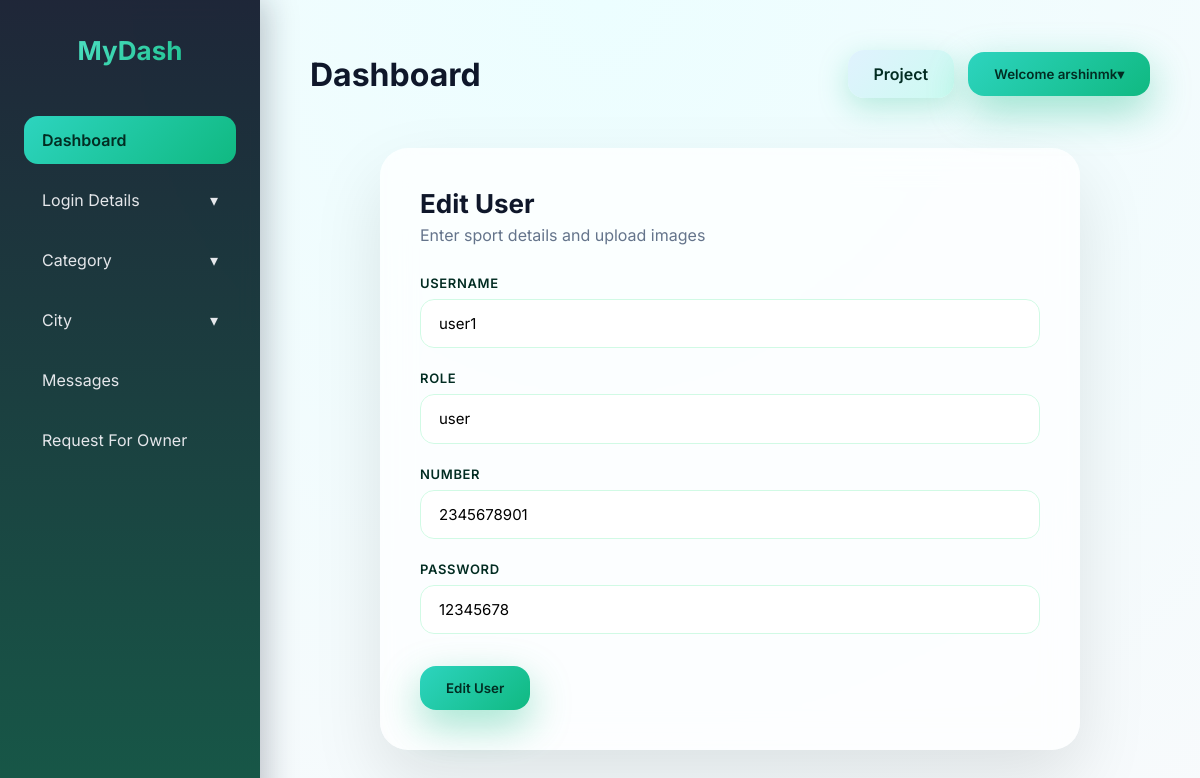
Page /AdminApp/edit_user/2/ (signed in) on the committed database.
### AdminApp/models.py (models this page shows)
class User(AbstractUser):
    ROLE_CHOICES = [
        ('user', 'User'),
        ('owner', 'Owner'),
        ('admin', 'Admin')
    ]
    phone_number = models.CharField(max_length=15,null=True,blank=True)
    role = models.CharField(max_length=10, choices=ROLE_CHOICES)

### AdminApp/decorators.py (the view)
    def wrapper(request, *args, **kwargs):
        if not request.user.is_authenticated:
            messages.error(request, "Please login as admin.")
            return redirect(admin_login)
        if request.user.role != "admin" and not request.user.is_superuser:
            messages.error(request, "You are not authorized to access admin panel.")
            return redirect("home")
        return view_func(request, *args, **kwargs)

### AdminApp/views.py (called while the page is built)
@admin_required
def edit_user(request,user_id):
    obj=User.objects.get(id=user_id)
    return render(request,"Edit_User.html",{"obj":obj})

### AdminApp/templates/Edit_User.html (shortened to what this page needs)
<!DOCTYPE html>
{% extends 'Dashboard.html' %}
{% block content %}
<html lang="en">
<head>
</head>
<body>
    <section class="form-section">
      <h2>Edit User</h2>
      <p class="subtitle">Enter sport details and upload images</p>
  <form class="sport-form" method="post" action="{% url 'update_user' ur_id=obj.id %}">
    <div class="form-group">
      <label>Username</label>
      <input
        type="text"
        name="username"
        value="{{obj.username}}"
        required
      />
    </div>
      <div class="form-group">
    <label>Role</label>
    <select name="role" required>
        <option value="">{{obj.role}}</option>
    </select>
    </div>
      <div class="form-group">
      <label>Number</label>
      <input
        type="text"
        name="number"
        value="{{obj.phone_number}}"
        required
      />
      </div>
      <div class="form-group">
      <label>Password</label>
      <input
        type="text"
        name="password"
        value="{{obj.password}}"
        required
      />
      </div>
    <button type="submit" class="btn">Edit User</button>
  </form>
</section>
</body>
</html>
{% endblock %}

### AdminApp/templates/Dashboard.html (shortened to what this page needs)
<!DOCTYPE html>
{% load static %}
<html lang="en">
<head>
  <link rel="stylesheet" href="{% static 'dash/css/style.css' %}">
</head>
<body>
  <div class="dashboard">
    <aside class="sidebar">
      <h2 class="logo">MyDash</h2>
      <nav>
        <ul class="menu">
          <a href="{% url 'dashboard' %}" ><li class="menu-item active">Dashboard</li></a>
          <li class="menu-item has-dropdown">
            <div class="dropdown-toggle">
              Login Details
              <span class="arrow">▾</span>
            </div>
          </li>
          <li class="menu-item has-dropdown">
            <div class="dropdown-toggle">
              Category
              <span class="arrow">▾</span>
            </div>
          </li>
          <li class="menu-item has-dropdown">
            <div class="dropdown-toggle">
              City
              <span class="arrow">▾</span>
            </div>
          </li>
          <li class="menu-item has-dropdown">
            <a href="{% url 'message_details' %}">
              <div class="dropdown-toggle">
              Messages
            </div>
            </a>
          </li>
          <li class="menu-item has-dropdown">
            <a href="{% url 'request_for_owner' %}">
              <div class="dropdown-toggle">
              Request For Owner
            </div>
            </a>
          </li>
        </ul>
      </nav>
    </aside>
    <main class="main">
<header class="header">
  <h1>Dashboard</h1>
  <div class="header-actions">
    <a href="{% url 'home' %}" class="btn btn-soft">Project</a>
    <div class="btn-dropdown">
      <button class="btn dropdown-btn">
        Welcome {{request.user.username}}<span class="arrow">▾</span>
      </button>
    </div>
  </div>
</header>
      {% block content %}{% endblock %}
</body>
</html>

### AdminApp/static/dash/css/style.css (style rules this page uses)
* { margin: 0; padding: 0; box-sizing: border-box; font-family: "Inter", system-ui, sans-serif; }
body { background: radial-gradient(circle at top, #ecfeff, #f8fafc); color: #0f172a; }
.dashboard { display: flex; min-height: 100vh; }
.sidebar { width: 260px; background: linear-gradient(180deg, #0f172aee, #064e3bee); backdrop-filter: blur(8px); color: #e5e7eb; padding: 35px 24px; box-shadow: 6px 0 30px rgba(15, 23, 42, 0.25); }
.sidebar a { text-decoration: none; color: inherit; display: block; }
.logo { font-size: 26px; font-weight: 700; margin-bottom: 50px; text-align: center; background: linear-gradient(135deg, #5eead4, #10b981); -webkit-background-clip: text; color: transparent; }
.menu { list-style: none; }
.menu-item { padding: 14px 18px; border-radius: 14px; margin-bottom: 12px; cursor: pointer; transition: all 0.3s ease; }
.menu-item.active { background: linear-gradient(135deg, #2dd4bf, #10b981); color: #022c22; font-weight: 600; }
.dropdown-toggle { display: flex; justify-content: space-between; align-items: center; }
.arrow { transition: transform 0.3s ease; }
.main { flex: 1; padding: 50px; }
.header { display: flex; justify-content: space-between; align-items: center; margin-bottom: 50px; }
.header h1 { font-size: 32px; font-weight: 700; }
.subtitle { color: #64748b; margin-top: 6px; }
.btn { padding: 14px 26px; border: none; border-radius: 16px; font-weight: 600; cursor: pointer; background: linear-gradient(135deg, #2dd4bf, #10b981); color: #022c22; box-shadow: 0 15px 40px rgba(16,185,129,0.4); transition: all 0.25s ease; }
.form-section { max-width: 700px; background: rgba(255, 255, 255, 0.75); backdrop-filter: blur(16px); padding: 40px; border-radius: 28px; box-shadow: 0 30px 70px rgba(0, 0, 0, 0.1); margin: 30px auto; }
.form-section h2 { font-size: 26px; font-weight: 700; margin-bottom: 6px; }
.form-section .subtitle { margin-bottom: 30px; }
.sport-form { display: flex; flex-direction: column; gap: 22px; }
.form-group { display: flex; flex-direction: column; }
label { font-size: 13px; font-weight: 600; letter-spacing: 0.05em; text-transform: uppercase; margin-bottom: 8px; color: #022c22; }
input[type="text"], textarea { padding: 14px 18px; border-radius: 14px; border: 1px solid #d1fae5; background: rgba(255, 255, 255, 0.9); font-size: 15px; outline: none; transition: all 0.25s ease; }
.sport-form .btn { margin-top: 10px; align-self: flex-start; }

### AdminApp/templates/Edit_User.html (style rules this page uses)
select { padding: 14px 18px; border-radius: 14px; border: 1px solid #d1fae5; background: rgba(255, 255, 255, 0.9); font-size: 15px; outline: none; transition: all 0.25s ease; appearance: none; cursor: pointer; }

### AdminApp/templates/Dashboard.html (style rules this page uses)
.header-actions { display: flex; gap: 14px; align-items: center; }
.btn-soft { background: linear-gradient(135deg, #e0f2fe, #ccfbf1); color: #022c22; box-shadow: 0 10px 30px rgba(16,185,129,0.25); text-decoration:none }
.btn-dropdown { position: relative; }
.btn-dropdown { position: relative; z-index: 1000; }

### rows in the picture
User: user.username "arshinmk"
User: username "user1", role "user", number "2345678901", password "12345678"
